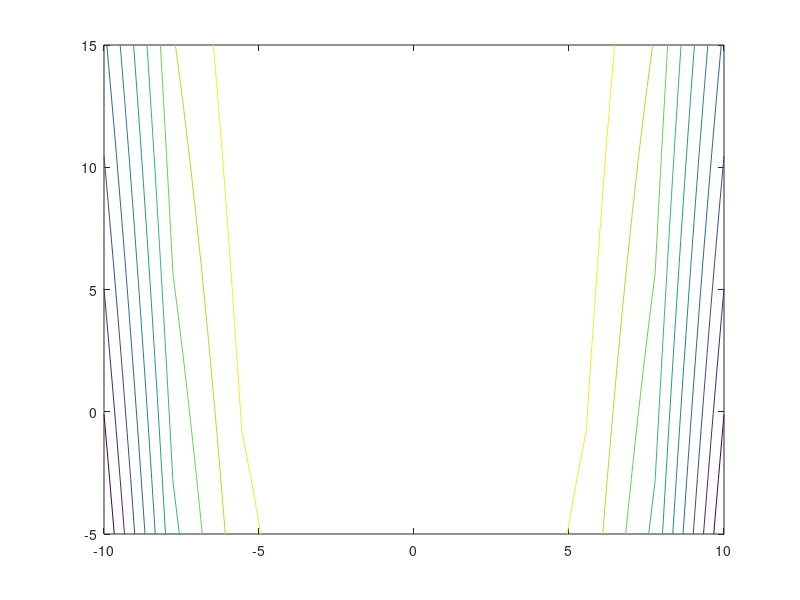

This chart was generated by the following MATLAB code: (Note: this script raises an error after producing the figure.)
clear all
close all
clc
expModes = {'const', 'decay', 'softmax', 'softmaxDecay'};
exploration.epsConst=0.1;
exploration.decayepsMax=0.5;
exploration.decayepsMin=0.01;
exploration.tempConst=100;
exploration.tempMin=500;
exploration.tempMax=10000;

params = [0.1, 0.5, 1, 1];
Qinit= 200;
myMode=2;
useD=1;

alpha=0.1;
numEpochs=100;
numRuns=20;


exploration.mode = expModes{myMode};
x1min=-10;
x1max=10;
x2min=-5;
x2max=15;

var1choices=10;
var2choices=10;

var1=linspace(x1min, x1max,var1choices);
var2=linspace(x2min, x2max,var2choices);

%func=@(x1,x2) 100-((x1-5).^2+(x2-5).^2);
func=@(x1,x2) -((1-x1).^2+100*(x2-x1.^2).^2);
[Var1,Var2]=meshgrid(var1,var2);
%funcv=((Var1-5).^2+(Var2-5).^2);
funcv=-((1-Var1).^2+100*(Var2-Var1.^2).^2);
contour(Var1,Var2,funcv)
hold on

agents=create_agents(var1choices,var2choices, Qinit);
for r=1:numRuns
loc_agent=plot(1,1, '*');
for e=1:numEpochs
   exploration.completion=e/numEpochs;
   actions=choose_actions(agents,exploration);
   x1=var1(actions(1));
   x2=var2(actions(2));
   
   set(loc_agent, 'Xdata',x1, 'Ydata',x2)
   drawnow
   %pause(0.01)
   
   
   rewards=compute_rewards(useD,x1,x2,var1,var2, func);
   reward_hist(e,:)=rewards;
   agents=update_values(agents,rewards,actions,alpha);
   
end

end